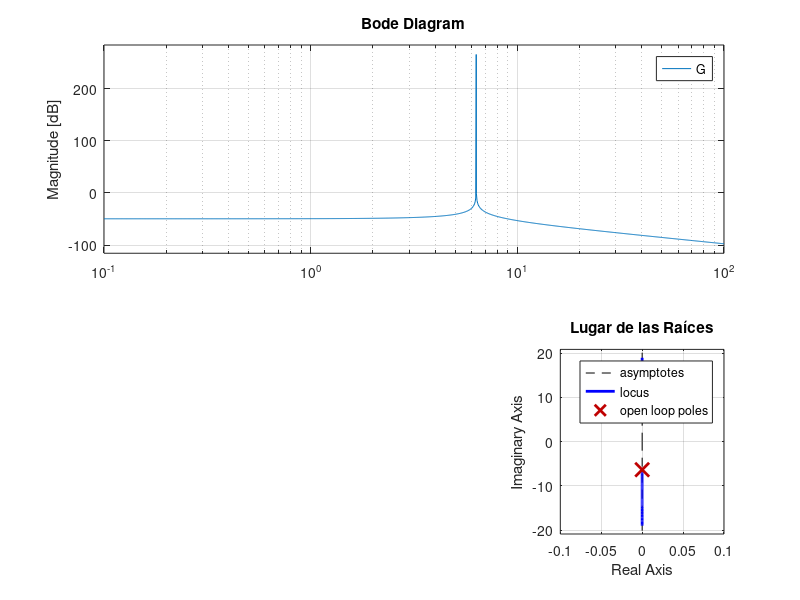

MATLAB code to generate this figure: (Note: this script raises an error after producing the figure.)
%% SISTEMA MASA-CILINDRO ACOPLADO - EJERCICIO 3
% Sistema vibratorio con masa y cilindro
% Autor: Daniel García Araque
% Fecha: 2026

clear all; close all; clc;

%% PARÁMETROS FÍSICOS
M = 5;      % Masa [kg]
J = 0.1;    % Momento de inercia del cilindro [kg·m²]
R = 0.2;    % Radio del cilindro [m]
K = 200;    % Constante del resorte principal [N/m]
K2 = 100;   % Constante del segundo resorte [N/m]

fprintf('=== PARÁMETROS DEL SISTEMA MASA-CILINDRO ===\n');
fprintf('M = %.2f kg\n', M);
fprintf('J = %.2f kg·m²\n', J);
fprintf('R = %.2f m\n', R);
fprintf('K = %.2f N/m\n', K);
fprintf('K2 = %.2f N/m\n\n', K2);

%% MASAS Y CONSTANTES EQUIVALENTES
Meq = M + J/(R^2);
Keq = K + K2;

fprintf('Masa equivalente: M_eq = %.2f kg\n', Meq);
fprintf('Constante equivalente: K_eq = %.2f N/m\n\n', Keq);

%% FUNCIÓN DE TRANSFERENCIA
% G(s) = 1 / (Meq*s^2 + Keq)
num = [1/Meq];
den = [1, 0, Keq/Meq];

G = tf(num, den);

fprintf('=== FUNCIÓN DE TRANSFERENCIA G(s) ===\n');
disp(G);

%% ANÁLISIS DE POLOS
polos = pole(G);
wn = sqrt(Keq/Meq);

fprintf('\n=== POLOS DEL SISTEMA ===\n');
for i = 1:length(polos)
    if imag(polos(i)) == 0
        fprintf('p%d = %.6f (real)\n', i, real(polos(i)));
    else
        fprintf('p%d = %.6f %+.6fi\n', i, real(polos(i)), imag(polos(i)));
    end
end

fprintf('\nFrecuencia natural: ωn = %.4f rad/s\n', wn);
fprintf('Sistema marginalmente estable (polos puramente imaginarios)\n');

%% ESPACIO DE ESTADOS
A = [0, 1; 
     -Keq/Meq, 0];
B = [0; 1/Meq];
C = [1, 0];
D = 0;

sys_ss = ss(A, B, C, D);

fprintf('\n=== ESPACIO DE ESTADOS ===\n');
fprintf('Matriz A:\n');
disp(A);
fprintf('Matriz B:\n');
disp(B);
fprintf('Matriz C:\n');
disp(C);
fprintf('Matriz D:\n');
disp(D);

%% GRÁFICAS
figure('Name', 'Análisis del Sistema Masa-Cilindro', 'Position', [100 100 1200 800]);

% Diagrama de polos y ceros
subplot(2,3,1);
pzmap(G);
grid on;
title('Diagrama de Polos y Ceros');

% Respuesta al impulso
subplot(2,3,2);
impulse(G, 5);
grid on;
title('Respuesta al Impulso');

% Respuesta al escalón
subplot(2,3,3);
step(G, 5);
grid on;
title('Respuesta al Escalón');

% Diagrama de Bode
subplot(2,3,[4,5]);
bode(G);
grid on;
title('Diagrama de Bode');

% Lugar de las raíces
subplot(2,3,6);
rlocus(G);
grid on;
title('Lugar de las Raíces');

%% GUAR DAR DATOS
save('ejercicio_tres/datos_sistema.mat', 'G', 'sys_ss', 'M', 'J', 'R', 'K', 'K2', 'Meq', 'Keq', 'polos', 'wn', 'A', 'B', 'C', 'D');

saveas(gcf, 'ejercicio_tres/analisis_sistema.fig');
saveas(gcf, 'ejercicio_tres/analisis_sistema.png');

fprintf('\n✓ Datos guardados en "ejercicio_tres/datos_sistema.mat"\n');
fprintf('\n=== FIN DEL ANÁLISIS ===\n');
